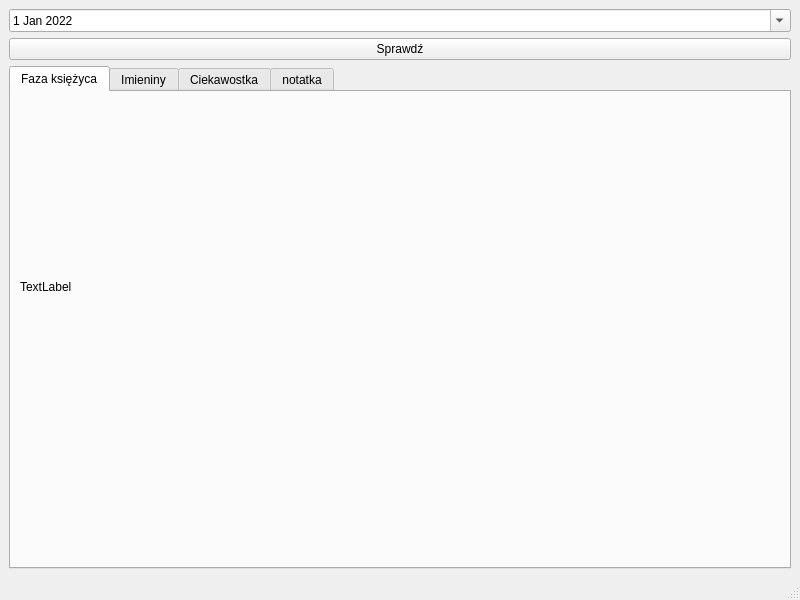
<?xml version="1.0" encoding="UTF-8"?>
<ui version="4.0">
 <class>MainWindow</class>
 <widget class="QMainWindow" name="MainWindow">
  <property name="geometry">
   <rect>
    <x>0</x>
    <y>0</y>
    <width>800</width>
    <height>600</height>
   </rect>
  </property>
  <property name="windowTitle">
   <string>MainWindow</string>
  </property>
  <property name="documentMode">
   <bool>false</bool>
  </property>
  <widget class="QWidget" name="centralwidget">
   <layout class="QVBoxLayout" name="verticalLayout_9">
    <item>
     <layout class="QVBoxLayout" name="verticalLayout_3"/>
    </item>
    <item>
     <layout class="QVBoxLayout" name="verticalLayout">
      <item>
       <widget class="QDateEdit" name="dateEdit">
        <property name="dateTime">
         <datetime>
          <hour>0</hour>
          <minute>0</minute>
          <second>0</second>
          <year>2022</year>
          <month>1</month>
          <day>1</day>
         </datetime>
        </property>
        <property name="maximumDate">
         <date>
          <year>2022</year>
          <month>12</month>
          <day>31</day>
         </date>
        </property>
        <property name="minimumDate">
         <date>
          <year>2022</year>
          <month>1</month>
          <day>1</day>
         </date>
        </property>
        <property name="calendarPopup">
         <bool>true</bool>
        </property>
       </widget>
      </item>
      <item>
       <widget class="QPushButton" name="pushButton">
        <property name="text">
         <string>Sprawdź</string>
        </property>
       </widget>
      </item>
     </layout>
    </item>
    <item>
     <layout class="QVBoxLayout" name="verticalLayout_2">
      <item>
       <widget class="QTabWidget" name="tabWidget">
        <property name="currentIndex">
         <number>0</number>
        </property>
        <widget class="QWidget" name="tab">
         <attribute name="title">
          <string>Faza księżyca</string>
         </attribute>
         <widget class="QWidget" name="verticalLayoutWidget_4">
          <property name="geometry">
           <rect>
            <x>9</x>
            <y>9</y>
            <width>331</width>
            <height>371</height>
           </rect>
          </property>
          <layout class="QVBoxLayout" name="verticalLayout_4">
           <item>
            <widget class="QLabel" name="label">
             <property name="text">
              <string>TextLabel</string>
             </property>
            </widget>
           </item>
          </layout>
         </widget>
         <widget class="QWidget" name="verticalLayoutWidget_5">
          <property name="geometry">
           <rect>
            <x>359</x>
            <y>9</y>
            <width>411</width>
            <height>371</height>
           </rect>
          </property>
          <layout class="QVBoxLayout" name="verticalLayout_5"/>
         </widget>
        </widget>
        <widget class="QWidget" name="tab_2">
         <attribute name="title">
          <string>Imieniny</string>
         </attribute>
         <widget class="QWidget" name="verticalLayoutWidget_6">
          <property name="geometry">
           <rect>
            <x>9</x>
            <y>9</y>
            <width>771</width>
            <height>371</height>
           </rect>
          </property>
          <layout class="QVBoxLayout" name="verticalLayout_6">
           <item>
            <widget class="QLabel" name="label_2">
             <property name="text">
              <string>TextLabel</string>
             </property>
            </widget>
           </item>
          </layout>
         </widget>
        </widget>
        <widget class="QWidget" name="tab_3">
         <attribute name="title">
          <string>Ciekawostka</string>
         </attribute>
         <widget class="QWidget" name="verticalLayoutWidget_7">
          <property name="geometry">
           <rect>
            <x>9</x>
            <y>9</y>
            <width>771</width>
            <height>371</height>
           </rect>
          </property>
          <layout class="QVBoxLayout" name="verticalLayout_7">
           <item>
            <widget class="QLabel" name="label_3">
             <property name="text">
              <string>TextLabel</string>
             </property>
            </widget>
           </item>
          </layout>
         </widget>
        </widget>
        <widget class="QWidget" name="tab_4">
         <attribute name="title">
          <string>notatka</string>
         </attribute>
         <widget class="QWidget" name="verticalLayoutWidget_8">
          <property name="geometry">
           <rect>
            <x>9</x>
            <y>9</y>
            <width>771</width>
            <height>371</height>
           </rect>
          </property>
          <layout class="QVBoxLayout" name="verticalLayout_8">
           <item>
            <widget class="QPlainTextEdit" name="plainTextEdit"/>
           </item>
          </layout>
         </widget>
        </widget>
       </widget>
      </item>
     </layout>
    </item>
   </layout>
  </widget>
  <widget class="QMenuBar" name="menubar">
   <property name="geometry">
    <rect>
     <x>0</x>
     <y>0</y>
     <width>800</width>
     <height>20</height>
    </rect>
   </property>
  </widget>
  <widget class="QStatusBar" name="statusbar"/>
 </widget>
 <tabstops>
  <tabstop>dateEdit</tabstop>
  <tabstop>pushButton</tabstop>
  <tabstop>tabWidget</tabstop>
  <tabstop>plainTextEdit</tabstop>
 </tabstops>
 <resources/>
 <connections/>
</ui>
